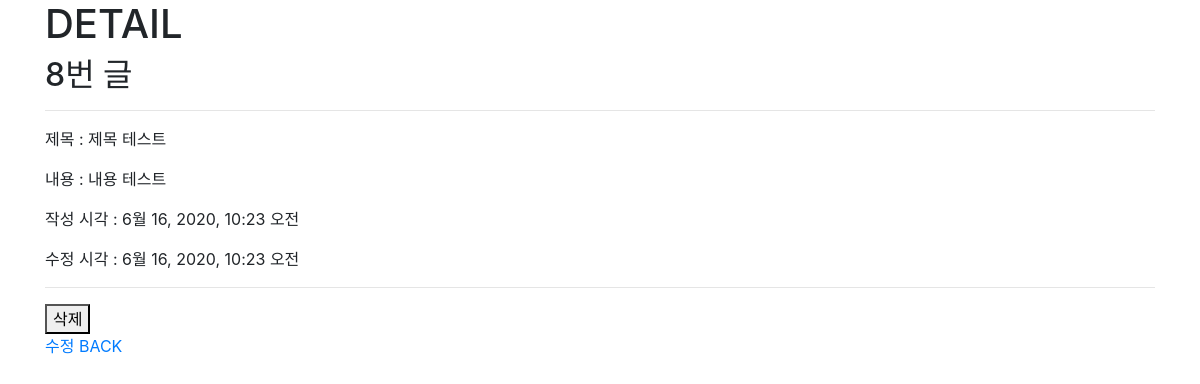
/articles/8/, run on the app's committed database.
### articles/models.py (models this page shows)
class Article(models.Model):
    title = models.CharField(max_length=20)
    content = models.TextField()
    created_at = models.DateTimeField(auto_now_add=True)
    updated_at = models.DateTimeField(auto_now=True)

### articles/views.py (the view)
# urls.py: path('<int:pk>/', views.detail, name='detail'),
def detail(request, pk):
    article = Article.objects.get(pk=pk) #오른쪽 pk는 variable routing의 pk
    context = {
        'article': article,
    }
    return render(request, 'articles/detail.html', context)

### articles/templates/articles/detail.html (shortened to what this page needs)
{% extends 'base.html' %}
{% block content %}
<h1>DETAIL</h1>
<h2>{{ article.pk }}번 글</h2>
<hr>
<p>제목 : {{ article.title }}</p>
<p>내용 : {{ article.content }}</p>
<p>작성 시각 : {{ article.created_at }}</p>
<p>수정 시각 : {{ article.updated_at }}</p>
<hr>
<form action="{% url 'articles:delete' article.pk %}" method="POST">
    <button>삭제</button>
</form>
<a href="{% url 'articles:edit' article.pk %}">수정</a>
<a href="{% url 'articles:index' %}">BACK</a>
{% endblock %}

### data on the page
Article: pk "8", title "제목 테스트", content "내용 테스트", created_at "6월 16, 2020, 10:23 오전", updated_at "6월 16, 2020, 10:23 오전"
